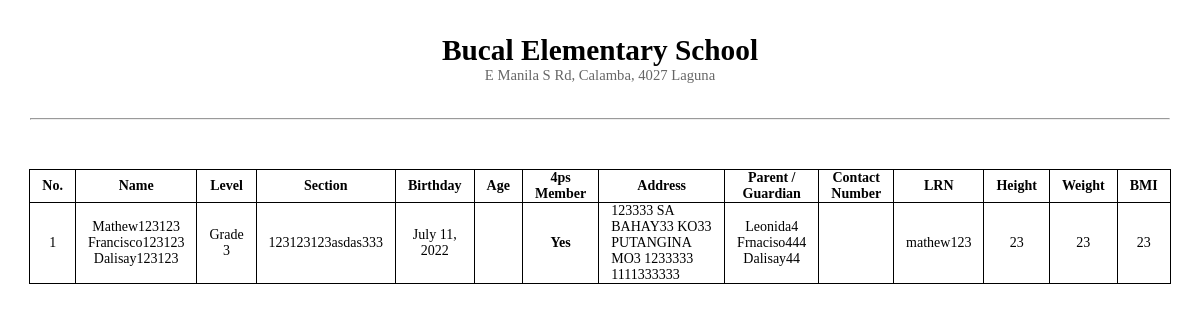
/all-students.php, run on an earlier commit of the app's database.
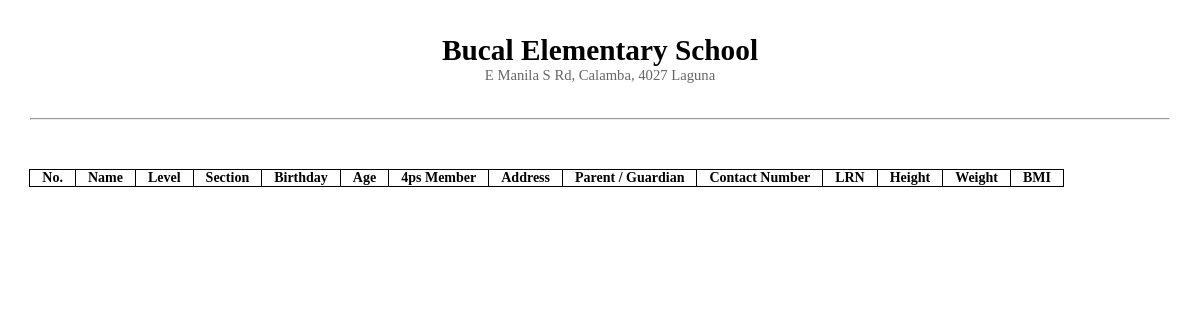
And on a later commit of the database.
### tables this page shows
CREATE TABLE `students` (
  `id` int(11) NOT NULL,
  `student_id` varchar(250) NOT NULL,
  `first_name` varchar(50) NOT NULL,
  `middle_name` varchar(50) NOT NULL,
  `last_name` varchar(50) NOT NULL,
  `date_of_birth` varchar(50) NOT NULL,
  `age` varchar(50) NOT NULL,
  `gender` varchar(50) NOT NULL,
  `room` varchar(50) NOT NULL,
  `house` varchar(50) NOT NULL,
  `street` varchar(50) NOT NULL,
  `subdivision` varchar(50) NOT NULL,
  `barangay` varchar(50) NOT NULL,
  `city` varchar(50) NOT NULL,
  `zip` varchar(50) NOT NULL,
  `image` blob NOT NULL,
  `grade` varchar(10) NOT NULL,
  `section` varchar(50) NOT NULL,
  `four_ps` int(11) NOT NULL,
  `date_created` date NOT NULL,
  `date_time_created` datetime NOT NULL,
  `date_time_updated` datetime NOT NULL
);

CREATE TABLE `users` (
  `id` int(11) NOT NULL,
  `user_id` varchar(250) NOT NULL,
  `email` varchar(50) NOT NULL,
  `password` varchar(50) NOT NULL,
  `first_name` varchar(50) NOT NULL,
  `middle_name` varchar(50) NOT NULL,
  `last_name` varchar(50) NOT NULL,
  `contact_number` varchar(50) NOT NULL,
  `room` varchar(50) NOT NULL,
  `house` varchar(50) NOT NULL,
  `street` varchar(50) NOT NULL,
  `subdivision` varchar(50) NOT NULL,
  `barangay` varchar(50) NOT NULL,
  `city` varchar(50) NOT NULL,
  `zip` varchar(50) NOT NULL,
  `gender` varchar(11) NOT NULL,
  `user_type` int(11) NOT NULL,
  `image` blob NOT NULL,
  `student_id` varchar(255) NOT NULL,
  `date_time_created` datetime NOT NULL,
  `date_time_updated` datetime NOT NULL
);

CREATE TABLE `health_infos` (
  `id` int(11) NOT NULL,
  `student_id` varchar(255) NOT NULL,
  `height` int(11) NOT NULL,
  `weight` int(11) NOT NULL,
  `bmi` varchar(11) NOT NULL,
  `status` varchar(50) NOT NULL,
  `active_level` varchar(50) NOT NULL,
  `health_history` varchar(255) NOT NULL,
  `date_time_created` datetime NOT NULL,
  `date_time_updated` datetime NOT NULL
);

### all-students.php (the view, shortened to what this page needs)
<!DOCTYPE html>
<html lang="en">
<head>
</head>
<body>
<br>
<br>
<span style="text-align: center; margin-top: 20em; margin-bottom: 500px;">
<h1>Bucal Elementary School</h1>
<p style="opacity: 60%;">E Manila S Rd, Calamba, 4027 Laguna</p>
</span>
<br>
<br>
<hr style="width:95%; margin-left:2.5% !important; margin-right:2.5% !important;" />
<div class="wrapper">
<br>
<br>
<table>
        <thead>
            <tr>
                <th>No.</th>
                <th>Name</th>
                <th>Level</th>
                <th>Section</th>
                <th>Birthday</th>
                <th>Age</th>
                <th>4ps Member</th>
                <th>Address</th>
                <th>Parent / Guardian</th>
                <th>Contact Number</th>
                <th>LRN</th>
                <th>Height</th>
                <th>Weight</th>
                <th>BMI</th>
            </tr>
        </thead>
        <tbody>
<?php
$query_students = "SELECT students.first_name AS student_first_name,students.middle_name AS student_middle_name,students.last_name AS student_last_name,students.grade AS student_grade,students.section AS student_section,students.date_of_birth AS student_date_of_birth,students.age AS student_age ,students.four_ps AS student_four_ps,students.room AS student_room,students.house AS student_house,students.student_id AS student_student_id, students.street AS student_street ,students.subdivision AS student_subdivision ,students.barangay AS student_barangay,students.city AS student_city, users.first_name AS user_first_name, users.middle_name AS user_middle_name,users.last_name AS user_last_name, users.contact_number AS user_contact_number,
health_infos.height AS health_infos_height,health_infos.weight AS health_infos_weight,health_infos.bmi AS health_infos_bmi
FROM students
LEFT JOIN users
ON students.student_id = users.student_id
LEFT JOIN health_infos
ON students.student_id = health_infos.student_id ";
$run_students = mysqli_query($conn,$query_students);
if(mysqli_num_rows($run_students) > 0){
    $no = 1;
    foreach($run_students as $row){
        $new_date = date('F d, Y', strtotime($row['student_date_of_birth']));
        ?>
                <tr>
                    <td style="text-align: center;"><?=$no++;?></td>
                    <td style="text-align: center;"><?=$row['student_first_name']. " " . $row['student_middle_name'] . " " . $row['student_last_name']?></td>
                    <td style="text-align: center;"><?=$row['student_grade']?></td>
                    <td style="text-align: center;"><?=$row['student_section']?></td>
                    <td style="text-align: center;"><?=$new_date?></td>
                    <td style="text-align: center;"><?=$row['student_age'] ?></td>
                    <td style="text-align: center;"><?php
                        if($row['student_four_ps'] == '0'){
                            echo "<b> No <span></b>";
                        }else{
                            echo "<b> Yes <span></b>";
                        }
                    ?>
                    </td>
                    <td style="width: 75%;">
                        <?=$row['student_room']." ". $row['student_house'] . " " . $row['student_street'] . " " . $row['student_subdivision'] . " " . $row['student_barangay'] . " " . $row['student_city']?>
                    </td>
                    <td style="text-align: center;">
                        <?=$row['user_first_name'] . " " . $row['user_middle_name'] . " " . $row['user_last_name']?>
                    </td>
                    <td style="text-align: center;"><?=$row['user_contact_number']?></td>
                    <td style="text-align: center;"><?=$row['student_student_id'] ?></td>
                    <td style="text-align: center;"><?=$row['health_infos_height']?></td>
                    <td style="text-align: center;"><?=$row['health_infos_weight']?></td>
                    <td style="text-align: center;"><?=$row['health_infos_bmi']?></td>
                </tr>
        <?php
    }
}
?>
        </tbody>
    </table>
</div>
</body>
</html>

### all-students.php (style rules this page uses)
* { box-sizing:border-box; margin:0; padding:0; }
body { font-size: 11pt; }
.wrapper { padding: 1em 2em 5em 2em; }
table, th, td { border: 1px solid black; border-collapse: collapse; }
th, td { padding: 0px 12px; font-size: 14px; }

What changed in the data, as far as the page shows it:
removed students: first_name "Mathew123123", middle_name "Francisco123123", last_name "Dalisay123123", grade "Grade 3", section "123123123asdas333", date_of_birth "July 11, 2022", shows "Yes", room "123333", house "SA BAHAY33", street "KO33", subdivision "PUTANGINA MO3", barangay "1233333", city "1111333333", users.first_name "Leonida4", users.middle_name "Frnaciso444", users.last_name "Dalisay44", student "mathew123", health_infos.height "23", health_infos.weight "23", health_infos.bmi "23"
